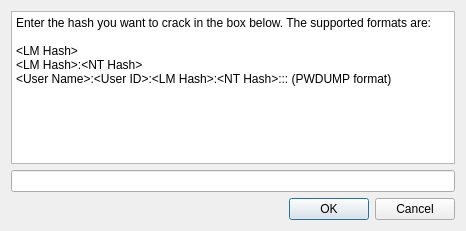
<ui version="4.0" >
 <class>SingleHashDialog</class>
 <widget class="QDialog" name="SingleHashDialog" >
  <property name="windowModality" >
   <enum>Qt::ApplicationModal</enum>
  </property>
  <property name="geometry" >
   <rect>
    <x>0</x>
    <y>0</y>
    <width>466</width>
    <height>231</height>
   </rect>
  </property>
  <property name="windowTitle" >
   <string>Load Single Hash</string>
  </property>
  <property name="windowIcon" >
   <iconset resource="gui.qrc" >:/icons/pixmaps/os_icon.png</iconset>
  </property>
  <layout class="QVBoxLayout" >
   <item>
    <layout class="QVBoxLayout" >
     <item>
      <widget class="QTextEdit" name="textEdit" >
       <property name="frameShape" >
        <enum>QFrame::StyledPanel</enum>
       </property>
       <property name="frameShadow" >
        <enum>QFrame::Sunken</enum>
       </property>
       <property name="readOnly" >
        <bool>true</bool>
       </property>
       <property name="html" >
        <string>&lt;html>&lt;head>&lt;meta name="qrichtext" content="1" />&lt;style type="text/css">
p, li { white-space: pre-wrap; }
&lt;/style>&lt;/head>&lt;body style=" font-family:'Sans Serif'; font-size:9pt; font-weight:400; font-style:normal;">
&lt;p style=" margin-top:0px; margin-bottom:0px; margin-left:0px; margin-right:0px; -qt-block-indent:0; text-indent:0px;">Enter the hash you want to crack in the box below. The supported formats are:&lt;/p>
&lt;p style="-qt-paragraph-type:empty; margin-top:0px; margin-bottom:0px; margin-left:0px; margin-right:0px; -qt-block-indent:0; text-indent:0px;">&lt;/p>
&lt;p style=" margin-top:0px; margin-bottom:0px; margin-left:0px; margin-right:0px; -qt-block-indent:0; text-indent:0px;">&amp;lt;LM Hash&amp;gt;&lt;/p>
&lt;p style=" margin-top:0px; margin-bottom:0px; margin-left:0px; margin-right:0px; -qt-block-indent:0; text-indent:0px;">&amp;lt;LM Hash&amp;gt;:&amp;lt;NT Hash&amp;gt;&lt;/p>
&lt;p style=" margin-top:0px; margin-bottom:0px; margin-left:0px; margin-right:0px; -qt-block-indent:0; text-indent:0px;">&amp;lt;User Name&amp;gt;:&amp;lt;User ID&amp;gt;:&amp;lt;LM Hash&amp;gt;:&amp;lt;NT Hash&amp;gt;::: (PWDUMP format)&lt;/p>&lt;/body>&lt;/html></string>
       </property>
       <property name="textInteractionFlags" >
        <set>Qt::NoTextInteraction</set>
       </property>
      </widget>
     </item>
     <item>
      <widget class="QLineEdit" name="lineEdit" />
     </item>
     <item>
      <widget class="QDialogButtonBox" name="buttonBox" >
       <property name="orientation" >
        <enum>Qt::Horizontal</enum>
       </property>
       <property name="standardButtons" >
        <set>QDialogButtonBox::Cancel|QDialogButtonBox::NoButton|QDialogButtonBox::Ok</set>
       </property>
      </widget>
     </item>
    </layout>
   </item>
  </layout>
 </widget>
 <resources>
  <include location="gui.qrc" />
 </resources>
 <connections>
  <connection>
   <sender>buttonBox</sender>
   <signal>accepted()</signal>
   <receiver>SingleHashDialog</receiver>
   <slot>accept()</slot>
   <hints>
    <hint type="sourcelabel" >
     <x>248</x>
     <y>254</y>
    </hint>
    <hint type="destinationlabel" >
     <x>157</x>
     <y>274</y>
    </hint>
   </hints>
  </connection>
  <connection>
   <sender>buttonBox</sender>
   <signal>rejected()</signal>
   <receiver>SingleHashDialog</receiver>
   <slot>reject()</slot>
   <hints>
    <hint type="sourcelabel" >
     <x>316</x>
     <y>260</y>
    </hint>
    <hint type="destinationlabel" >
     <x>286</x>
     <y>274</y>
    </hint>
   </hints>
  </connection>
 </connections>
</ui>
